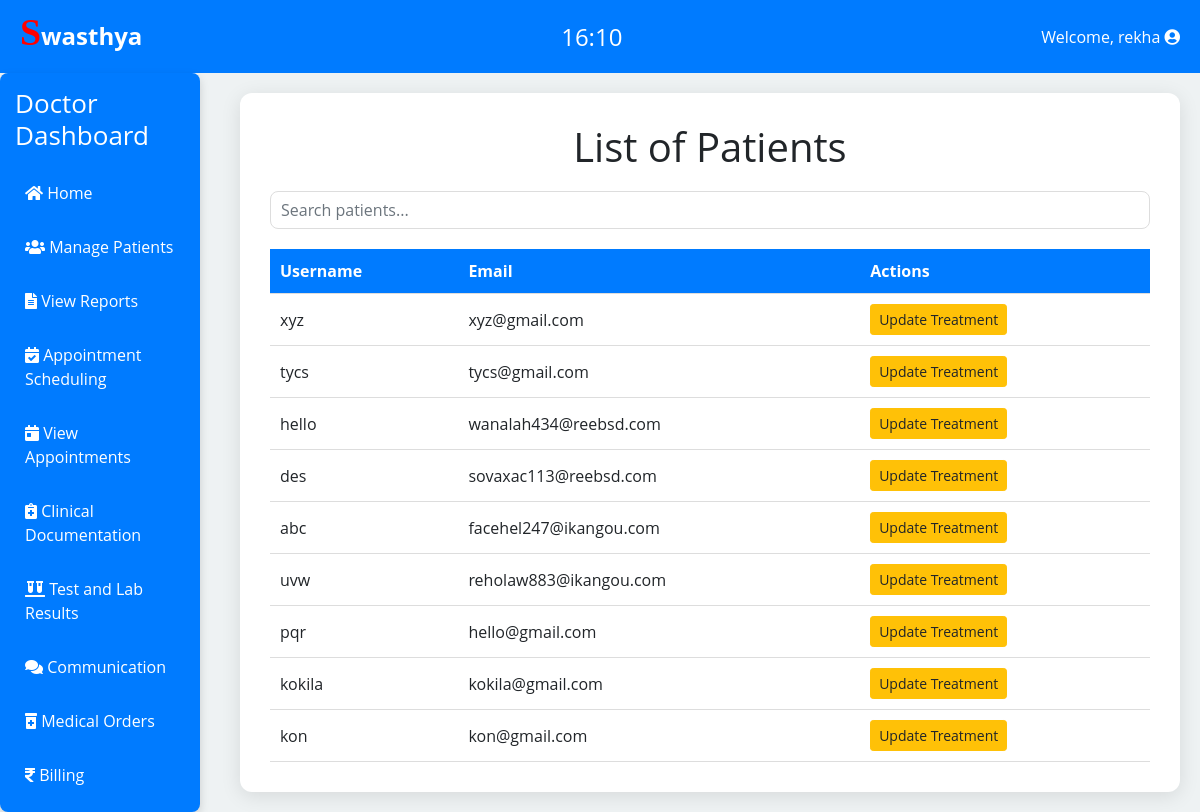
The app's page /doctor/doctor_dashboard.php (signed in) with its own data.
### tables this page shows
CREATE TABLE `users` (
  `id` int(11) NOT NULL,
  `username` varchar(50) NOT NULL,
  `email` varchar(100) NOT NULL,
  `password` varchar(255) NOT NULL,
  `otp` varchar(6) DEFAULT NULL,
  `otp_expiry` datetime DEFAULT NULL,
  `role` enum('admin','doctor','patient') NOT NULL,
  `created_at` datetime DEFAULT current_timestamp(),
  `reset_token` varchar(100) DEFAULT NULL,
  `reset_time` datetime DEFAULT NULL,
  `security_question` varchar(255) DEFAULT NULL,
  `security_answer` varchar(255) DEFAULT NULL
);

### doctor/doctor_dashboard.php (the view, shortened to what this page needs)
<?php
require_once '../config.php';
$userId = $_SESSION['user_id'];
$doctorQuery = $conn->query("SELECT username, email FROM users WHERE id = '$userId'");
$doctor = $doctorQuery->fetch_assoc();
$patients = $conn->query("SELECT id, username, email FROM users WHERE role='patient'");
?>
<!DOCTYPE html>
<html lang="en">
<head>
    <link rel="stylesheet" href="https://stackpath.bootstrapcdn.com/bootstrap/4.5.2/css/bootstrap.min.css">
    <link rel="stylesheet" href="https://cdnjs.cloudflare.com/ajax/libs/font-awesome/5.15.4/css/all.min.css">
</head>
<body>
<div class="top-bar">
    <h4><b>Swasthya</b></h4>
        <div class="clock-container">
            <div class="clock" id="clock"></div>
        </div>
        <div class="logout-dropdown">
        <span>Welcome, <?php echo htmlspecialchars($doctor['username']); ?> <i class="fas fa-user-circle"></i></span>
        </div>
    </div>
    <div class="d-flex">
        <div class="sidebar">
        <h2>Doctor Dashboard</h2>
            <div class="nav-links">
                <a href="doctor_dashboard.php"><i class="fa fa-home" aria-hidden="true"></i> Home</a>
                <a href="../admin/manage_records.php"><i class="fas fa-users"></i> Manage Patients</a>
                <a href="../admin/view_reports.php"><i class="fas fa-file-alt"></i> View Reports</a>
                <a href="../admin/manage_schedule.php"><i class="fas fa-calendar-check"></i> Appointment Scheduling</a>
                <a href="view_appointments.php"><i class="fas fa-calendar-day"></i> View Appointments</a>
                <a href="clinical_documentation.php"><i class="fas fa-notes-medical"></i> Clinical Documentation</a>
                <a href="test_lab_results.php"><i class="fas fa-vials"></i> Test and Lab Results</a>
                <a href="communication.php"><i class="fas fa-comments"></i> Communication</a>
                <a href="medical.php"><i class="fas fa-prescription-bottle-alt"></i> Medical Orders</a>
                <a href="billing.php"><i class="fas fa-rupee-sign"></i> Billing</a>
            </div>
        </div>
        <div class="dashboard">
        <h1>List of Patients</h1>
        <div class="form-group">
            <input type="text" id="searchInput" class="form-control" placeholder="Search patients...">
        </div>
        <table id="patientTable">
            <thead>
                <tr>
                    <th>Username</th>
                    <th>Email</th>
                    <th>Actions</th>
                </tr>
            </thead>
            <tbody id="patientTableBody">
                <?php while ($patient = $patients->fetch_assoc()) { ?>
                    <tr>
                        <td><?php echo htmlspecialchars($patient['username']); ?></td>
                        <td><?php echo htmlspecialchars($patient['email']); ?></td>
                        <td>
                        <a href="clinical_documentation.php?id=<?php echo $patient['id']; ?>" class="btn btn-warning btn-sm" onclick="return confirm('Are you sure you want to update the treatment for this patient?');">Update Treatment</a>
                        </td>
                    </tr>
                <?php } ?>
            </tbody>
        </table>
    </div>
</body>
</html>

### doctor/doctor_dashboard.php (style rules this page uses)
body { font-family: 'Open Sans', sans-serif; background-color: #eef2f3; margin: 0; display: flex; flex-direction: column; min-height: 100vh; }
.top-bar { display: flex; justify-content: space-between; align-items: center; width: 100%; padding: 10px 20px; background-color: #007bff; color: #fff; }
.clock-container { flex-grow: 1; text-align: center; }
.clock { font-size: 24px; }
.logout-dropdown { position: relative; display: inline-block; }
.sidebar { background: #007bff; padding: 15px; width: 200px; border-radius: 8px; margin-right: 20px; box-shadow: 0 4px 10px rgba(0, 0, 0, 0.15); flex-shrink: 0; }
.sidebar h2 { color: #fff; font-size: 26px; margin-bottom: 20px; }
.nav-links { display: flex; flex-direction: column; gap: 10px; }
.nav-links a { color: #fff; text-decoration: none; padding: 10px; border-radius: 30px; transition: background 0.3s, transform 0.2s; }
.dashboard { flex: 1; background: #fff; padding: 30px; border-radius: 12px; box-shadow: 0 4px 20px rgba(0, 0, 0, 0.1); margin: 20px; }
h4::first-letter { font-family: Lucida Calligraphy; font-size:1cm; color:red; }
h1 { text-align: center; margin-bottom: 20px; }
table { width: 100%; border-collapse: collapse; margin-top: 20px; }
th, td { padding: 10px; text-align: left; border-bottom: 1px solid #ddd; }
th { background-color: #007bff; color: white; }
.form-group { margin-bottom: 15px; }
.form-group input, .form-group select, .form-group textarea { width: 100%; padding: 10px; border-radius: 8px; border: 1px solid #ddd; }

### records on screen
users: username "rekha"
users: username "xyz", email "xyz@gmail.com"
users: username "tycs", email "tycs@gmail.com"
users: username "hello", email "wanalah434@reebsd.com"
users: username "des", email "sovaxac113@reebsd.com"
users: username "abc", email "facehel247@ikangou.com"
users: username "uvw", email "reholaw883@ikangou.com"
users: username "pqr", email "hello@gmail.com"
users: username "kokila", email "kokila@gmail.com"
users: username "kon", email "kon@gmail.com"
